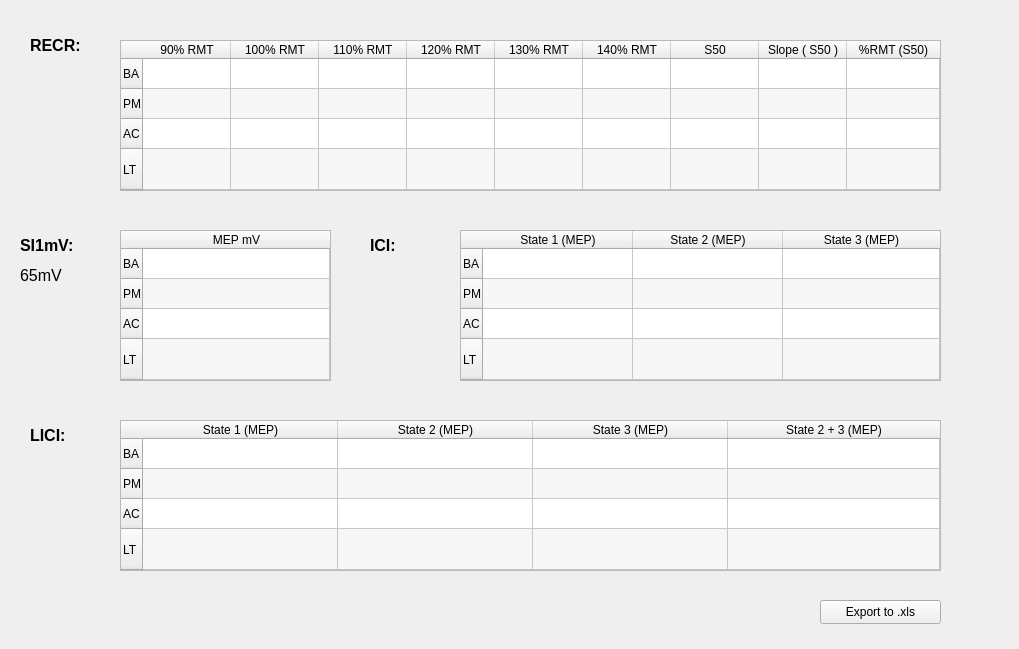
           <widget class="QWidget" name="scrollAreaWidgetContents">
            <property name="geometry">
             <rect>
              <x>0</x>
              <y>0</y>
              <width>1019</width>
              <height>649</height>
             </rect>
            </property>
            <widget class="QTableWidget" name="overviewSi1mvTable">
             <property name="geometry">
              <rect>
               <x>120</x>
               <y>230</y>
               <width>211</width>
               <height>151</height>
              </rect>
             </property>
             <property name="verticalScrollBarPolicy">
              <enum>Qt::ScrollBarAlwaysOff</enum>
             </property>
             <property name="horizontalScrollBarPolicy">
              <enum>Qt::ScrollBarAlwaysOff</enum>
             </property>
             <property name="sizeAdjustPolicy">
              <enum>QAbstractScrollArea::AdjustToContents</enum>
             </property>
             <property name="alternatingRowColors">
              <bool>true</bool>
             </property>
             <property name="showGrid">
              <bool>true</bool>
             </property>
             <property name="gridStyle">
              <enum>Qt::SolidLine</enum>
             </property>
             <property name="wordWrap">
              <bool>false</bool>
             </property>
             <property name="cornerButtonEnabled">
              <bool>false</bool>
             </property>
             <property name="rowCount">
              <number>4</number>
             </property>
             <property name="columnCount">
              <number>1</number>
             </property>
             <attribute name="horizontalHeaderCascadingSectionResizes">
              <bool>true</bool>
             </attribute>
             <attribute name="horizontalHeaderMinimumSectionSize">
              <number>100</number>
             </attribute>
             <attribute name="horizontalHeaderDefaultSectionSize">
              <number>100</number>
             </attribute>
             <attribute name="horizontalHeaderHighlightSections">
              <bool>true</bool>
             </attribute>
             <attribute name="horizontalHeaderStretchLastSection">
              <bool>true</bool>
             </attribute>
             <attribute name="verticalHeaderVisible">
              <bool>true</bool>
             </attribute>
             <attribute name="verticalHeaderCascadingSectionResizes">
              <bool>true</bool>
             </attribute>
             <attribute name="verticalHeaderMinimumSectionSize">
              <number>30</number>
             </attribute>
             <attribute name="verticalHeaderDefaultSectionSize">
              <number>30</number>
             </attribute>
             <attribute name="verticalHeaderShowSortIndicator" stdset="0">
              <bool>true</bool>
             </attribute>
             <attribute name="verticalHeaderStretchLastSection">
              <bool>true</bool>
             </attribute>
             <row>
              <property name="text">
               <string>BA</string>
              </property>
             </row>
             <row>
              <property name="text">
               <string>PM</string>
              </property>
             </row>
             <row>
              <property name="text">
               <string>AC</string>
              </property>
             </row>
             <row>
              <property name="text">
               <string>LT</string>
              </property>
             </row>
             <column>
              <property name="text">
               <string>MEP mV</string>
              </property>
             </column>
            </widget>
            <widget class="QLabel" name="label_21">
             <property name="geometry">
              <rect>
               <x>20</x>
               <y>230</y>
               <width>71</width>
               <height>31</height>
              </rect>
             </property>
             <property name="font">
              <font>
               <pointsize>12</pointsize>
               <bold>true</bold>
              </font>
             </property>
             <property name="text">
              <string>SI1mV:</string>
             </property>
            </widget>
            <widget class="QLabel" name="overviewSi1mvValue">
             <property name="geometry">
              <rect>
               <x>20</x>
               <y>260</y>
               <width>71</width>
               <height>31</height>
              </rect>
             </property>
             <property name="font">
              <font>
               <pointsize>12</pointsize>
              </font>
             </property>
             <property name="text">
              <string>65mV</string>
             </property>
            </widget>
            <widget class="QTableWidget" name="overviewRecrTable">
             <property name="geometry">
              <rect>
               <x>120</x>
               <y>40</y>
               <width>821</width>
               <height>151</height>
              </rect>
             </property>
             <property name="verticalScrollBarPolicy">
              <enum>Qt::ScrollBarAlwaysOff</enum>
             </property>
             <property name="horizontalScrollBarPolicy">
              <enum>Qt::ScrollBarAlwaysOff</enum>
             </property>
             <property name="sizeAdjustPolicy">
              <enum>QAbstractScrollArea::AdjustToContents</enum>
             </property>
             <property name="alternatingRowColors">
              <bool>true</bool>
             </property>
             <property name="showGrid">
              <bool>true</bool>
             </property>
             <property name="gridStyle">
              <enum>Qt::SolidLine</enum>
             </property>
             <property name="rowCount">
              <number>4</number>
             </property>
             <property name="columnCount">
              <number>9</number>
             </property>
             <attribute name="horizontalHeaderCascadingSectionResizes">
              <bool>true</bool>
             </attribute>
             <attribute name="horizontalHeaderMinimumSectionSize">
              <number>85</number>
             </attribute>
             <attribute name="horizontalHeaderDefaultSectionSize">
              <number>88</number>
             </attribute>
             <attribute name="horizontalHeaderHighlightSections">
              <bool>true</bool>
             </attribute>
             <attribute name="horizontalHeaderStretchLastSection">
              <bool>true</bool>
             </attribute>
             <attribute name="verticalHeaderVisible">
              <bool>true</bool>
             </attribute>
             <attribute name="verticalHeaderCascadingSectionResizes">
              <bool>true</bool>
             </attribute>
             <attribute name="verticalHeaderShowSortIndicator" stdset="0">
              <bool>true</bool>
             </attribute>
             <attribute name="verticalHeaderStretchLastSection">
              <bool>true</bool>
             </attribute>
             <row>
              <property name="text">
               <string>BA</string>
              </property>
             </row>
             <row>
              <property name="text">
               <string>PM</string>
              </property>
             </row>
             <row>
              <property name="text">
               <string>AC</string>
              </property>
             </row>
             <row>
              <property name="text">
               <string>LT</string>
              </property>
             </row>
             <column>
              <property name="text">
               <string>90% RMT</string>
              </property>
             </column>
             <column>
              <property name="text">
               <string>100% RMT</string>
              </property>
             </column>
             <column>
              <property name="text">
               <string>110% RMT</string>
              </property>
             </column>
             <column>
              <property name="text">
               <string>120% RMT</string>
              </property>
             </column>
             <column>
              <property name="text">
               <string>130% RMT</string>
              </property>
             </column>
             <column>
              <property name="text">
               <string>140% RMT</string>
              </property>
             </column>
             <column>
              <property name="text">
               <string>S50</string>
              </property>
             </column>
             <column>
              <property name="text">
               <string>Slope ( S50 )</string>
              </property>
             </column>
             <column>
              <property name="text">
               <string>%RMT (S50)</string>
              </property>
             </column>
            </widget>
            <widget class="QLabel" name="label_26">
             <property name="geometry">
              <rect>
               <x>30</x>
               <y>30</y>
               <width>71</width>
               <height>31</height>
              </rect>
             </property>
             <property name="font">
              <font>
               <pointsize>12</pointsize>
               <bold>true</bold>
              </font>
             </property>
             <property name="text">
              <string>RECR:</string>
             </property>
            </widget>
            <widget class="QLabel" name="label_27">
             <property name="geometry">
              <rect>
               <x>370</x>
               <y>230</y>
               <width>71</width>
               <height>31</height>
              </rect>
             </property>
             <property name="font">
              <font>
               <pointsize>12</pointsize>
               <bold>true</bold>
              </font>
             </property>
             <property name="text">
              <string>ICI:</string>
             </property>
            </widget>
            <widget class="QTableWidget" name="overviewIciTable">
             <property name="geometry">
              <rect>
               <x>460</x>
               <y>230</y>
               <width>481</width>
               <height>151</height>
              </rect>
             </property>
             <property name="verticalScrollBarPolicy">
              <enum>Qt::ScrollBarAlwaysOff</enum>
             </property>
             <property name="horizontalScrollBarPolicy">
              <enum>Qt::ScrollBarAlwaysOff</enum>
             </property>
             <property name="sizeAdjustPolicy">
              <enum>QAbstractScrollArea::AdjustToContents</enum>
             </property>
             <property name="alternatingRowColors">
              <bool>true</bool>
             </property>
             <property name="showGrid">
              <bool>true</bool>
             </property>
             <property name="gridStyle">
              <enum>Qt::SolidLine</enum>
             </property>
             <property name="rowCount">
              <number>4</number>
             </property>
             <property name="columnCount">
              <number>3</number>
             </property>
             <attribute name="horizontalHeaderCascadingSectionResizes">
              <bool>true</bool>
             </attribute>
             <attribute name="horizontalHeaderMinimumSectionSize">
              <number>125</number>
             </attribute>
             <attribute name="horizontalHeaderDefaultSectionSize">
              <number>150</number>
             </attribute>
             <attribute name="horizontalHeaderHighlightSections">
              <bool>true</bool>
             </attribute>
             <attribute name="horizontalHeaderStretchLastSection">
              <bool>true</bool>
             </attribute>
             <attribute name="verticalHeaderVisible">
              <bool>true</bool>
             </attribute>
             <attribute name="verticalHeaderCascadingSectionResizes">
              <bool>true</bool>
             </attribute>
             <attribute name="verticalHeaderShowSortIndicator" stdset="0">
              <bool>true</bool>
             </attribute>
             <attribute name="verticalHeaderStretchLastSection">
              <bool>true</bool>
             </attribute>
             <row>
              <property name="text">
               <string>BA</string>
              </property>
             </row>
             <row>
              <property name="text">
               <string>PM</string>
              </property>
             </row>
             <row>
              <property name="text">
               <string>AC</string>
              </property>
             </row>
             <row>
              <property name="text">
               <string>LT</string>
              </property>
             </row>
             <column>
              <property name="text">
               <string>State 1 (MEP)</string>
              </property>
             </column>
             <column>
              <property name="text">
               <string>State 2 (MEP)</string>
              </property>
             </column>
             <column>
              <property name="text">
               <string>State 3 (MEP)</string>
              </property>
             </column>
            </widget>
            <widget class="QTableWidget" name="overviewLiciTable">
             <property name="geometry">
              <rect>
               <x>120</x>
               <y>420</y>
               <width>821</width>
               <height>151</height>
              </rect>
             </property>
             <property name="verticalScrollBarPolicy">
              <enum>Qt::ScrollBarAlwaysOff</enum>
             </property>
             <property name="horizontalScrollBarPolicy">
              <enum>Qt::ScrollBarAlwaysOff</enum>
             </property>
             <property name="sizeAdjustPolicy">
              <enum>QAbstractScrollArea::AdjustToContents</enum>
             </property>
             <property name="alternatingRowColors">
              <bool>true</bool>
             </property>
             <property name="showGrid">
              <bool>true</bool>
             </property>
             <property name="gridStyle">
              <enum>Qt::SolidLine</enum>
             </property>
             <property name="rowCount">
              <number>4</number>
             </property>
             <property name="columnCount">
              <number>4</number>
             </property>
             <attribute name="horizontalHeaderCascadingSectionResizes">
              <bool>true</bool>
             </attribute>
             <attribute name="horizontalHeaderMinimumSectionSize">
              <number>125</number>
             </attribute>
             <attribute name="horizontalHeaderDefaultSectionSize">
              <number>195</number>
             </attribute>
             <attribute name="horizontalHeaderHighlightSections">
              <bool>true</bool>
             </attribute>
             <attribute name="horizontalHeaderStretchLastSection">
              <bool>true</bool>
             </attribute>
             <attribute name="verticalHeaderVisible">
              <bool>true</bool>
             </attribute>
             <attribute name="verticalHeaderCascadingSectionResizes">
              <bool>true</bool>
             </attribute>
             <attribute name="verticalHeaderShowSortIndicator" stdset="0">
              <bool>true</bool>
             </attribute>
             <attribute name="verticalHeaderStretchLastSection">
              <bool>true</bool>
             </attribute>
             <row>
              <property name="text">
               <string>BA</string>
              </property>
             </row>
             <row>
              <property name="text">
               <string>PM</string>
              </property>
             </row>
             <row>
              <property name="text">
               <string>AC</string>
              </property>
             </row>
             <row>
              <property name="text">
               <string>LT</string>
              </property>
             </row>
             <column>
              <property name="text">
               <string>State 1 (MEP)</string>
              </property>
             </column>
             <column>
              <property name="text">
               <string>State 2 (MEP)</string>
              </property>
             </column>
             <column>
              <property name="text">
               <string>State 3 (MEP)</string>
              </property>
             </column>
             <column>
              <property name="text">
               <string>State 2 + 3 (MEP)</string>
              </property>
             </column>
            </widget>
            <widget class="QLabel" name="label_28">
             <property name="geometry">
              <rect>
               <x>30</x>
               <y>420</y>
               <width>71</width>
               <height>31</height>
              </rect>
             </property>
             <property name="font">
              <font>
               <pointsize>12</pointsize>
               <bold>true</bold>
              </font>
             </property>
             <property name="text">
              <string>LICI:</string>
             </property>
            </widget>
            <widget class="QPushButton" name="overviewExport">
             <property name="geometry">
              <rect>
               <x>820</x>
               <y>600</y>
               <width>121</width>
               <height>24</height>
              </rect>
             </property>
             <property name="text">
              <string>Export to .xls</string>
             </property>
            </widget>
           </widget>
